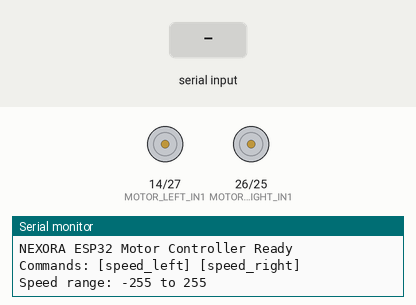
Bench run of a sketch on a simulated ESP32. On the bench: motor-driver pin pairs drawn as motors (green arrow = first pin HIGH = forward, orange = second pin HIGH = backward, longer = more drive, scaled by the enable pin), the last lines printed to the serial monitor. The inputs (shaded band) are chosen by the test bench.

Above: at 1.2 s.
1.3 s: "stop 150\n" received over Serial
At 1.9 s:
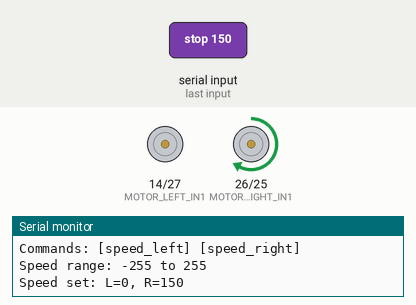
2.8 s: "90 45\n" received over Serial
At 3.1 s:
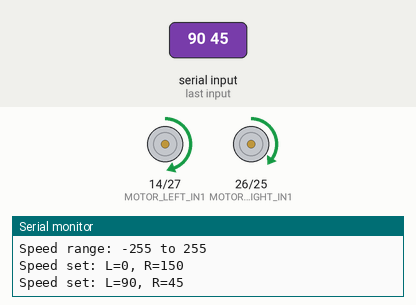
4.3 s: "30 150\n" received over Serial
At 5.5 s:
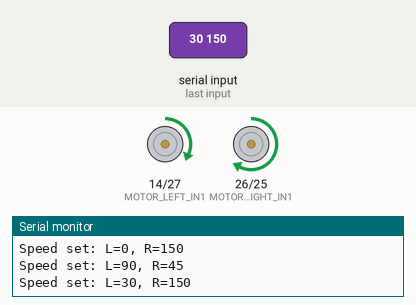
5.8 s: "1 90\n" received over Serial
At 6.4 s:
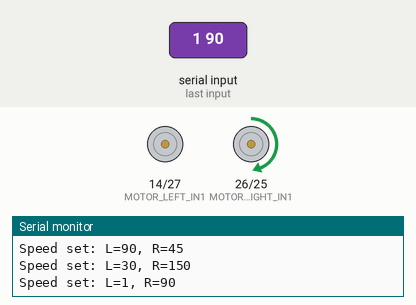
Timing chart, 0 to 8.3 s (numbered marks = the images above; inputs shaded):
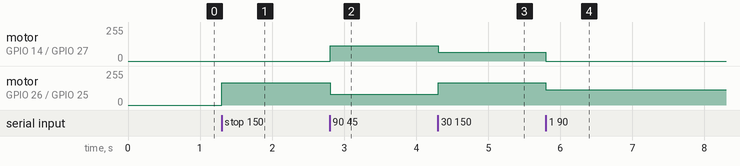

The sketch:

esp32_motor_control.ino
```cpp
/**
 * NEXORA - ESP32 Motor Control Firmware
 *
 * This firmware receives motor commands via serial and controls DC motors
 * using PWM signals.
 */

#include <WiFi.h>
#include <ESP32PWM.h>
#include <ESP32Servo.h>

// ===================== CONFIGURATION =====================
// Motor pins
#define MOTOR_LEFT_PWM  12
#define MOTOR_LEFT_IN1  14
#define MOTOR_LEFT_IN2  27
#define MOTOR_RIGHT_PWM 13
#define MOTOR_RIGHT_IN1 26
#define MOTOR_RIGHT_IN2 25

// PWM configuration
#define PWM_FREQUENCY    5000
#define PWM_RESOLUTION   8
#define MAX_PWM         255

// Serial configuration
#define SERIAL_BAUD     115200

// Motor control constants
#define DEAD_ZONE       10  // Dead zone for motor speeds
#define MIN_SPEED       50  // Minimum speed to overcome inertia

// ===================== GLOBAL VARIABLES =====================
int left_speed = 0;
int right_speed = 0;

// ===================== SETUP =====================
void setup() {
  // Initialize serial communication
  Serial.begin(SERIAL_BAUD);

  // Initialize motor pins
  pinMode(MOTOR_LEFT_PWM, OUTPUT);
  pinMode(MOTOR_LEFT_IN1, OUTPUT);
  pinMode(MOTOR_LEFT_IN2, OUTPUT);
  pinMode(MOTOR_RIGHT_PWM, OUTPUT);
  pinMode(MOTOR_RIGHT_IN1, OUTPUT);
  pinMode(MOTOR_RIGHT_IN2, OUTPUT);

  // Configure PWM
  ledcSetup(0, PWM_FREQUENCY, PWM_RESOLUTION);
  ledcSetup(1, PWM_FREQUENCY, PWM_RESOLUTION);
  ledcAttachPin(MOTOR_LEFT_PWM, 0);
  ledcAttachPin(MOTOR_RIGHT_PWM, 1);

  // Initial state - stop motors
  stopMotors();

  Serial.println("NEXORA ESP32 Motor Controller Ready");
  Serial.println("Commands: [speed_left] [speed_right]");
  Serial.println("Speed range: -255 to 255");
}

// ===================== MAIN LOOP =====================
void loop() {
  // Check for serial commands
  if (Serial.available() > 0) {
    String command = Serial.readStringUntil('\n');
    processCommand(command);
  }

  // Update motors with current speeds
  updateMotors();

  // Small delay to prevent overwhelming the serial buffer
  delay(10);
}

// ===================== COMMAND PROCESSING =====================
void processCommand(String command) {
  command.trim();

  // Skip empty commands
  if (command.length() == 0) return;

  // Parse command
  int delimiterIndex = command.indexOf(' ');
  if (delimiterIndex == -1) {
    // Single command
    if (command == "stop") {
      stopMotors();
      Serial.println("Motors stopped");
    }
    else if (command == "status") {
      sendStatus();
    }
    else if (command == "reset") {
      resetMotors();
      Serial.println("Motors reset");
    }
    else {
      Serial.println("Unknown command: " + command);
    }
  }
  else {
    // Two values: left_speed right_speed
    String leftStr = command.substring(0, delimiterIndex);
    String rightStr = command.substring(delimiterIndex + 1);

    left_speed = leftStr.toInt();
    right_speed = rightStr.toInt();

    // Constrain speeds
    left_speed = constrain(left_speed, -255, 255);
    right_speed = constrain(right_speed, -255, 255);

    Serial.print("Speed set: L=");
    Serial.print(left_speed);
    Serial.print(", R=");
    Serial.println(right_speed);
  }
}

// ===================== MOTOR CONTROL =====================
void updateMotors() {
  // Apply dead zone
  int left_pwm = applyDeadZone(left_speed);
  int right_pwm = applyDeadZone(right_speed);

  // Update left motor
  setMotor(MOTOR_LEFT_IN1, MOTOR_LEFT_IN2, 0, left_pwm);

  // Update right motor
  setMotor(MOTOR_RIGHT_IN1, MOTOR_RIGHT_IN2, 1, right_pwm);
}

void setMotor(int in1, int in2, int pwm_channel, int speed) {
  if (speed > 0) {
    // Forward
    digitalWrite(in1, HIGH);
    digitalWrite(in2, LOW);
    ledcWrite(pwm_channel, speed);
  }
  else if (speed < 0) {
    // Reverse
    digitalWrite(in1, LOW);
    digitalWrite(in2, HIGH);
    ledcWrite(pwm_channel, -speed);
  }
  else {
    // Stop
    digitalWrite(in1, LOW);
    digitalWrite(in2, LOW);
    ledcWrite(pwm_channel, 0);
  }
}

int applyDeadZone(int speed) {
  if (abs(speed) < DEAD_ZONE) {
    return 0;
  }

  // Scale speed to overcome dead zone
  int scaled_speed = speed;
  if (speed > 0) {
    scaled_speed = map(speed, DEAD_ZONE, 255, MIN_SPEED, 255);
  } else {
    scaled_speed = map(speed, -DEAD_ZONE, -255, -MIN_SPEED, -255);
  }

  return constrain(scaled_speed, -255, 255);
}

void stopMotors() {
  left_speed = 0;
  right_speed = 0;
  updateMotors();
}

void resetMotors() {
  // Reset to default state
  stopMotors();
  left_speed = 0;
  right_speed = 0;
}

// ===================== STATUS REPORTING =====================
void sendStatus() {
  Serial.print("STATUS: L=");
  Serial.print(left_speed);
  Serial.print(", R=");
  Serial.print(right_speed);
  Serial.print(", PWM_L=");
  Serial.print(applyDeadZone(left_speed));
  Serial.print(", PWM_R=");
  Serial.println(applyDeadZone(right_speed));
}

// ===================== ERROR HANDLING =====================
void handleError(String error) {
  Serial.print("ERROR: ");
  Serial.println(error);
  stopMotors();
}
```

Measured:
- after the input at 1.3 s, motor on GPIO 26 (MOTOR_RIGHT_IN1) / GPIO 25 (MOTOR_RIGHT_IN2): stopped → forward 166/255 at once
- after the input at 2.8 s, motor on GPIO 14 (MOTOR_LEFT_IN1) / GPIO 27 (MOTOR_LEFT_IN2): stopped → forward 116/255 at once; motor on GPIO 26 (MOTOR_RIGHT_IN1) / GPIO 25 (MOTOR_RIGHT_IN2): forward 166/255 → forward 79/255 at once
- after the input at 4.3 s, motor on GPIO 14 (MOTOR_LEFT_IN1) / GPIO 27 (MOTOR_LEFT_IN2): forward 116/255 → forward 66/255 at once; motor on GPIO 26 (MOTOR_RIGHT_IN1) / GPIO 25 (MOTOR_RIGHT_IN2): forward 79/255 → forward 166/255 at once
- after the input at 5.8 s, motor on GPIO 14 (MOTOR_LEFT_IN1) / GPIO 27 (MOTOR_LEFT_IN2): forward 66/255 → stopped at once; motor on GPIO 26 (MOTOR_RIGHT_IN1) / GPIO 25 (MOTOR_RIGHT_IN2): forward 166/255 → forward 116/255 at once
